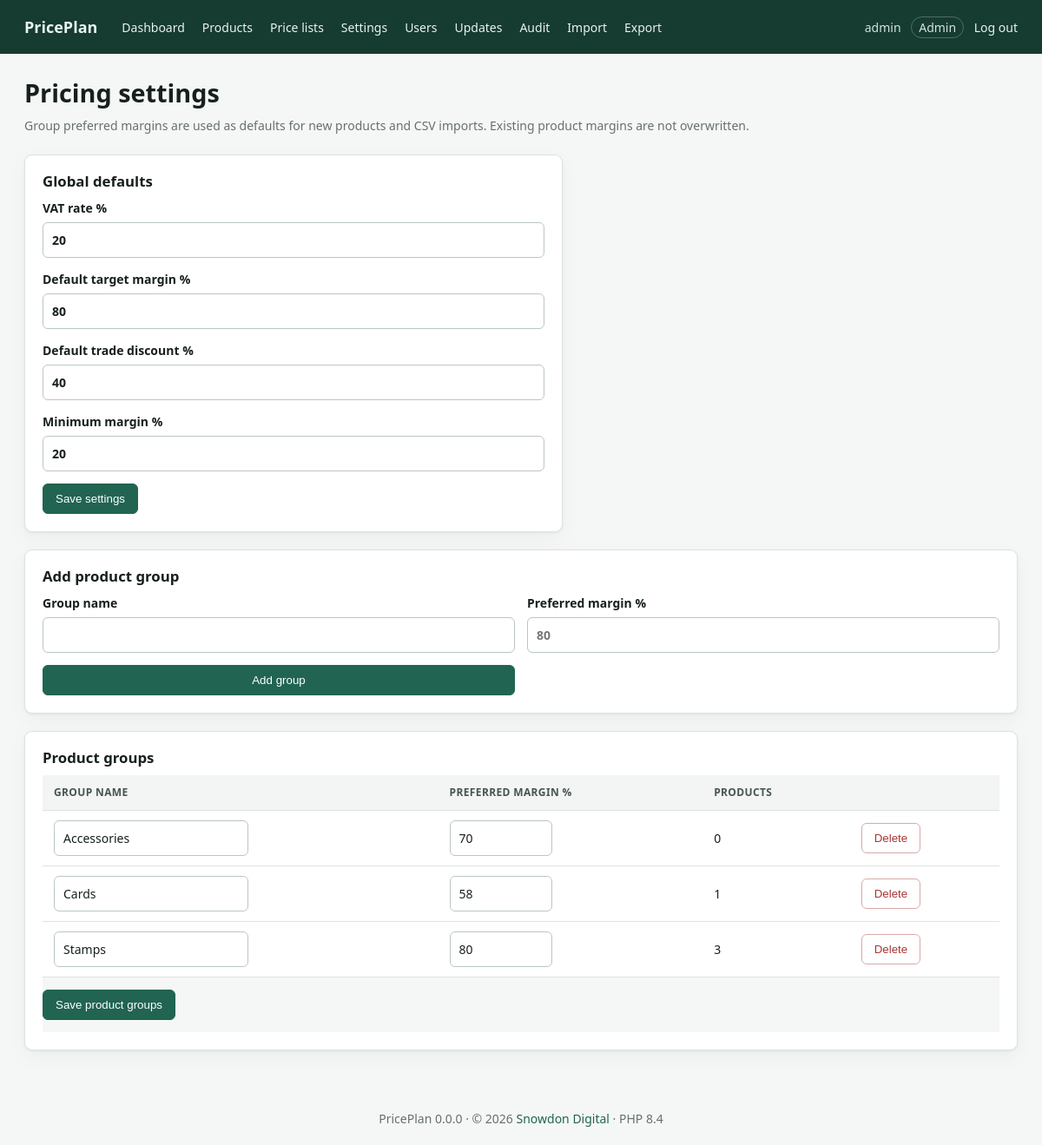
Page /settings.php (signed in) on the earlier database version.
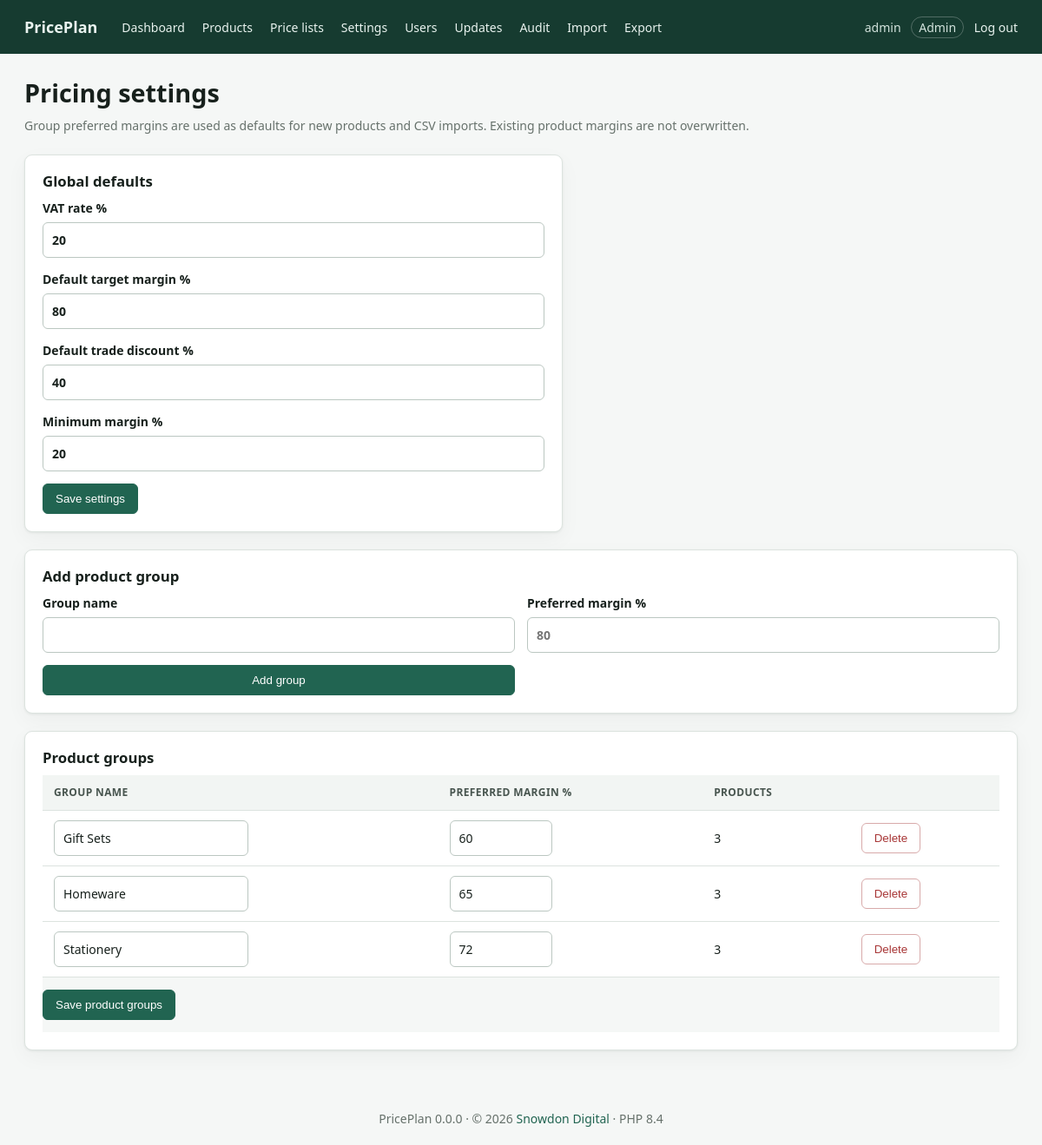
Same page on the later database version.
### tables this page shows
CREATE TABLE product_groups (
 id INT UNSIGNED AUTO_INCREMENT PRIMARY KEY,
 name VARCHAR(150) NOT NULL UNIQUE,
 preferred_margin DECIMAL(8,6) NULL,
 created_at DATETIME NOT NULL DEFAULT CURRENT_TIMESTAMP
);

### app/helpers.php (called while the page is built, shortened)
<?php
function config(?string $key = null, mixed $default = null): mixed
{
    $value = $GLOBALS['app_config'];
    foreach (explode('.', $key) as $part) {
        $value = $value[$part];
    }
    return $value;
}
function e(mixed $value): string
{
    return htmlspecialchars((string)$value, ENT_QUOTES | ENT_SUBSTITUTE, 'UTF-8');
}
function setting(string $key, mixed $fallback = null): mixed
{
    static $settings;
    if ($settings === null) {
        try {
            $settings = db()->query('SELECT setting_key, setting_value FROM pricing_settings')
                ->fetchAll(PDO::FETCH_KEY_PAIR);
        } catch (Throwable) {
            $settings = [];
        }
    }
    return $settings[$key] ?? config('defaults.' . $key, $fallback);
}
require_once __DIR__ . '/database.php';

### app/database.php (called while the page is built, shortened)
<?php
function db(): PDO
{
    static $pdo;
    if ($pdo instanceof PDO) {
        return $pdo;
    }
    $c = config('db');
    $dsn = sprintf('mysql:host=%s;port=%d;dbname=%s;charset=%s', $c['host'], $c['port'], $c['name'], $c['charset']);
    $pdo = new PDO($dsn, $c['user'], $c['password'], [
        PDO::ATTR_ERRMODE => PDO::ERRMODE_EXCEPTION,
        PDO::ATTR_DEFAULT_FETCH_MODE => PDO::FETCH_ASSOC,
        PDO::ATTR_EMULATE_PREPARES => false,
    ]);
    return $pdo;
}

### public/settings.php (the view, shortened to what this page needs)
<?php
require_once dirname(__DIR__) . '/app/layout.php';
$settingFields = [
    'vat_rate' => 'VAT rate',
    'target_margin' => 'Default target margin',
    'trade_discount' => 'Default trade discount',
    'minimum_margin' => 'Minimum margin',
];
$groups = db()->query('SELECT g.id, g.name, g.preferred_margin, COUNT(p.id) product_count
    FROM product_groups g
    LEFT JOIN products p ON p.group_id = g.id
    GROUP BY g.id, g.name, g.preferred_margin
    ORDER BY g.name')->fetchAll();
?>
<div class="page-title">
    <div>
        <h1>Pricing settings</h1>
        <p class="muted">Group preferred margins are used as defaults for new products and CSV imports. Existing product margins are not overwritten.</p>
    </div>
</div>
<section class="card narrow">
    <h2>Global defaults</h2>
    <form method="post">
        <?php foreach ($settingFields as $key => $label): ?>
            <label><?= e($label) ?> %
                <input type="number" min="0" max="99.99" step=".01" name="<?= e($key) ?>" value="<?= e((string)((float)setting($key) * 100)) ?>" required>
            </label>
        <?php endforeach ?>
        <button class="button primary">Save settings</button>
    </form>
</section>
<section class="card">
    <h2>Add product group</h2>
    <form method="post" class="fields">
        <label>Group name<input name="group_name" required autocomplete="off"></label>
        <label>Preferred margin %
            <input type="number" min="0" max="99.99" step=".01" name="preferred_margin" placeholder="<?= e((string)((float)setting('target_margin') * 100)) ?>">
        </label>
        <button class="button primary">Add group</button>
    </form>
</section>
<section class="card">
    <h2>Product groups</h2>
    <form method="post">
        <div class="table-wrap">
            <table>
                <thead>
                <tr>
                    <th>Group name</th>
                    <th>Preferred margin %</th>
                    <th>Products</th>
                    <th></th>
                </tr>
                </thead>
                <tbody>
                <?php foreach ($groups as $group): ?>
                    <tr>
                        <td>
                            <input name="group_name[<?= (int)$group['id'] ?>]" value="<?= e($group['name']) ?>" required>
                        </td>
                        <td>
                            <input type="number" min="0" max="99.99" step=".01" name="preferred_margin[<?= (int)$group['id'] ?>]" value="<?= e($group['preferred_margin'] === null ? '' : (string)((float)$group['preferred_margin'] * 100)) ?>" placeholder="Use global default">
                        </td>
                        <td><?= number_format((int)$group['product_count']) ?></td>
                        <td>
                            <button class="button danger" name="delete_group_id" value="<?= (int)$group['id'] ?>" formnovalidate data-confirm="Delete the <?= e($group['name']) ?> group? <?= (int)$group['product_count'] ?> product<?= (int)$group['product_count'] === 1 ? '' : 's' ?> will be moved to No group.">Delete</button>
                        </td>
                    </tr>
                <?php endforeach ?>
                </tbody>
            </table>
        </div>
        <div class="form-actions">
            <button class="button primary">Save product groups</button>
        </div>
    </form>
</section>

Differences in the rows shown:
changed product_groups: name "Accessories" → "Gift Sets"; preferred_margin "70" → "60"; product_count "0" → "3"
changed product_groups: name "Stamps" → "Homeware"; preferred_margin "80" → "65"; moves up the list
changed product_groups: name "Cards" → "Stationery"; preferred_margin "58" → "72"; product_count "1" → "3"
